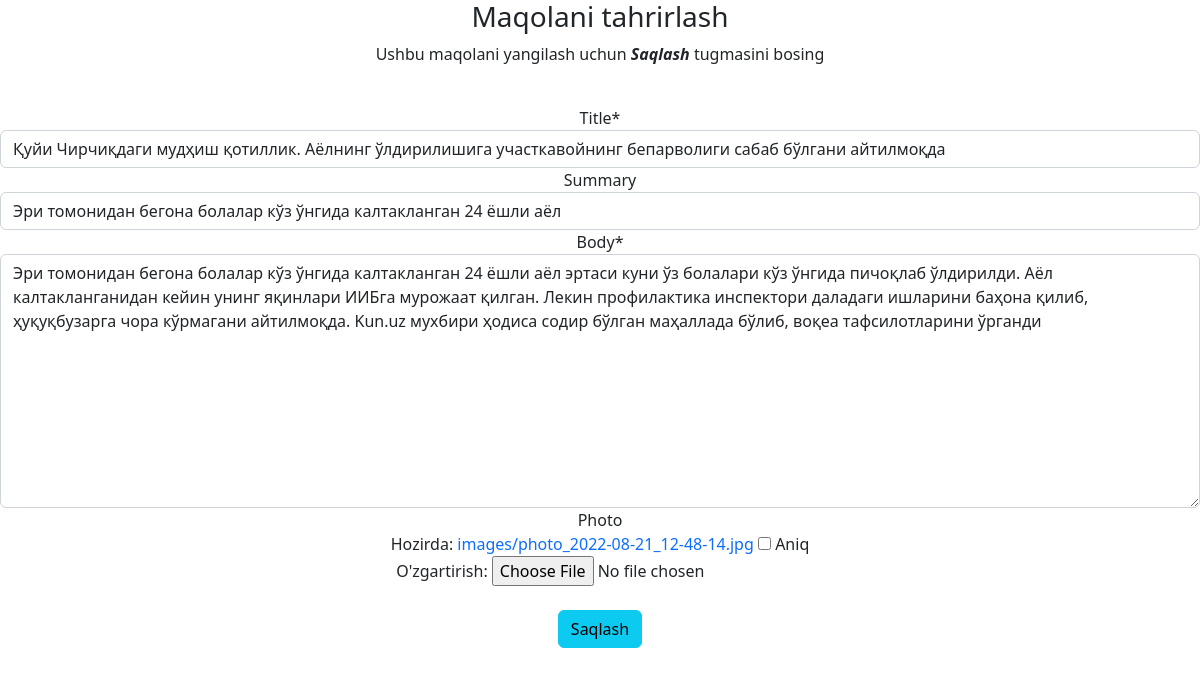
Page /articles/1/edit/ (signed in) on the committed database.
### articles/models.py (models this page shows, shortened)
class Articles(models.Model):
    title = models.CharField(max_length=200)
    summary = models.CharField(max_length=200, blank=True)
    body = RichTextField()
    photo = models.ImageField(upload_to='images/', blank=True)
    add_date = models.DateTimeField(auto_now_add=True)
    author = models.ForeignKey(
        get_user_model(),
        on_delete=models.CASCADE,
    )

### articles/views.py (the view)
# urls.py: path('<int:pk>/edit/', ArticleUpdateView.as_view(), name='article_edit'),
class ArticleUpdateView(LoginRequiredMixin, UserPassesTestMixin, UpdateView):
    model = Articles
    fields = ['title', 'summary', 'body', 'photo']
    template_name = 'article_edit.html'
    def test_func(self):
        obj = self.get_object()
        return obj.author == self.request.user

### templates/article_edit.html (shortened to what this page needs)
{% extends 'base.html' %}
{% load crispy_forms_tags %}
{% block content %}
    <h3>Maqolani tahrirlash</h3>
    <p>Ushbu maqolani yangilash uchun <em><b>Saqlash</b></em> tugmasini bosing</p><br>
    <form method="POST" enctype="multipart/form-data">{% csrf_token %}
        {{ form|crispy }}
        <br>
        <input class="btn btn-info ml-2" type="submit" value="Saqlash">
    </form>
{% endblock content %}

### templates/base.html (style rules this page uses)
a { text-decoration: none; text-align: right; }

### rows in the picture
Articles: title "Қуйи Чирчиқдаги мудҳиш қотиллик. Аёлнинг ўлдирилишига участкавойнинг бепарволиги сабаб бўлгани айтилмоқда", summary "Эри томонидан бегона болалар кўз ўнгида калтакланган 24 ёшли аёл", body "Эри томонидан бегона болалар кўз ўнгида калтакланган 24 ёшли аёл эртаси куни ўз болалари кўз ўнгида пичоқлаб ўлдирилди. Аёл калтакланганидан кейин унинг яқинлари ИИБга мурожаат қилган. Лекин профилактика инспектори даладаги ишларини баҳона қилиб, ҳуқуқбузарга чора кўрмагани айтилмоқда. Kun.uz мухбири ҳодиса содир бўлган маҳаллада бўлиб, воқеа тафсилотларини ўрганди"
